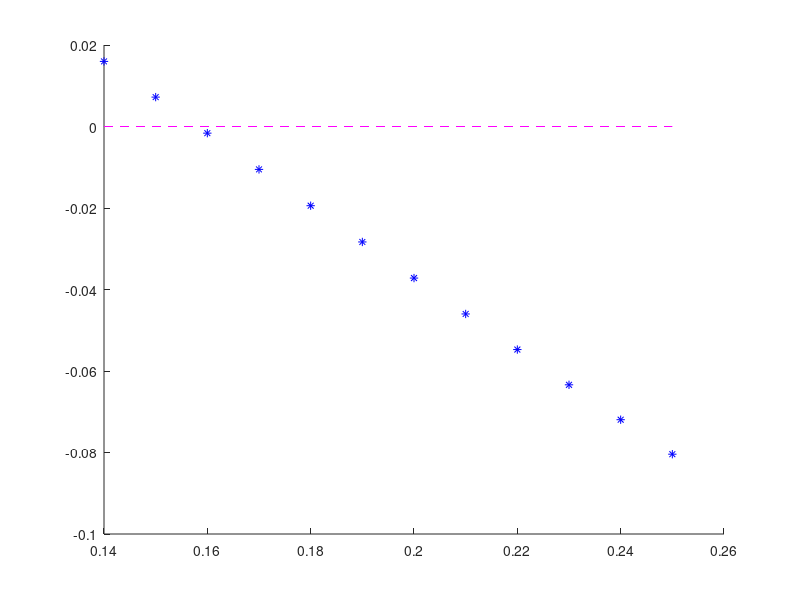
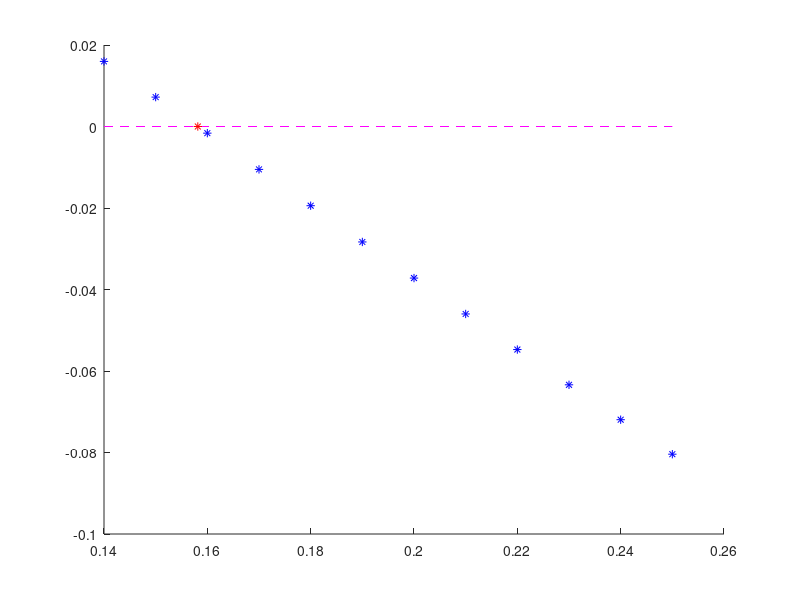

MATLAB code to generate these figures, in order:
% Plotting the dependence of leading real parts of the eigenvalues vs a
% system parameter;
% Here we also find the value of system parameter at which the real part of
% leading eigenvalue crosses zero; this is a point of Hopf bifurcation; 
function plot_GN_eigvs
format long
%----------------------------------------------------------------------
% n=2:
%-------------------------------------------------------------------------------------------
%load('GM_LMtot.mat','LMtot'); % from equations for Fourier components; M=200;
%load('GM_LMtot_del.mat','LMtot_del'); % from equations for Fourier components; M=200;
%load('GM_LMtot_del_d025_Gv0.mat','LMtot_del'); % del=0.25; Gv2=0.0; J=2.0;
load('GM_LMtot_del_Gv001.mat','LMtot_del'); % del=0.25:-0.01:0.14; Gv2=0.01; J=2.0;
%load('GM_LMtot_del_Gv002.mat','LMtot_del'); % del=0.25:-0.01:0.1; Gv2=0.02; J=2.0;
%load('GM_LMtot_del_Gv003.mat','LMtot_del'); % del=0.15:-0.01:0.1; Gv2=0.03; J=2.0;
%load('GM_LMtot_del_Gv004.mat','LMtot_del'); % del=0.15:-0.01:0.05; Gv2=0.04; J=2.0;
%load('GM_LMtot_d002.mat','LMtot'); % del=0.02; Gv2=0.06:-0.001:0.04; J=2.0;
%load('GM_LMtot_d001.mat','LMtot'); % del=0.01; Gv2=0.06:-0.001:0.04; J=2.0;
%load('GM_LMtot_d0.mat','LMtot'); % del=0.0; Gv2=0.06:-0.001:0.04; J=2.0;
LMtot=LMtot_del;
% Flip the array if the scanning of parameter was backwards:
for np=1:5
    LMtot(:,np)=flip(LMtot(:,np));
end

szL=size(LMtot,1)

Lv=LMtot(:,1); % array of the scanned parameter;
L1=[LMtot(:,2) LMtot(:,4)]; % the real and imaginary parts of the first eigenvalue;
L2=[LMtot(:,3) LMtot(:,5)]; % the real and imaginary parts of the second eigenvalue;

%-------------------------------------------------------------------------------------------
Zr=[[Lv(1,1); Lv(end,1)] zeros(2,1)]; % location of the line at zero ordinates;
figure
hold on
%plot(Gv,L1(:,1),'b*');
plot(Lv,L1(:,1),'b*'); % the real part of the leading eigenvalue;
plot(Zr(:,1),Zr(:,2),'m--'); % zero line
%plot(Gv(:,1),L2(:,1),'r*');
hold off

% Finding the parameter value at which 
% the leading real part crosses zero:
sz1=size(Lv,1)
for nw=1:sz1-1
    Lg1=L1(nw,1);
    Lg2=L1(nw+1,1);
    if Lg1*Lg2<0
        m1=nw;
        m2=nw+1;
    end
end

Pt=[Lv L1(:,1)]
nt=[m1 m2]
n1=nt(1);
n2=nt(2);
x1=Lv(n1,1)
y1=L1(n1,1)
x2=Lv(n2,1)
y2=L1(n2,1)

x3=x1-y1*(x2-x1)/(y2-y1) % linear interpolation;
xv=[x3 0]; % the value of system parameter at which the
% real part of the leading eigenvalue crosses zero;

figure
hold on
%plot(Gv,L1(:,1),'b*');
plot(Lv,L1(:,1),'b*'); % the real part of the leading eigenvalue;
plot(Zr(:,1),Zr(:,2),'m--'); % zero line;
plot(xv(1,1),xv(1,2),'r*'); % the point where eigv crosses zero;
hold off

end